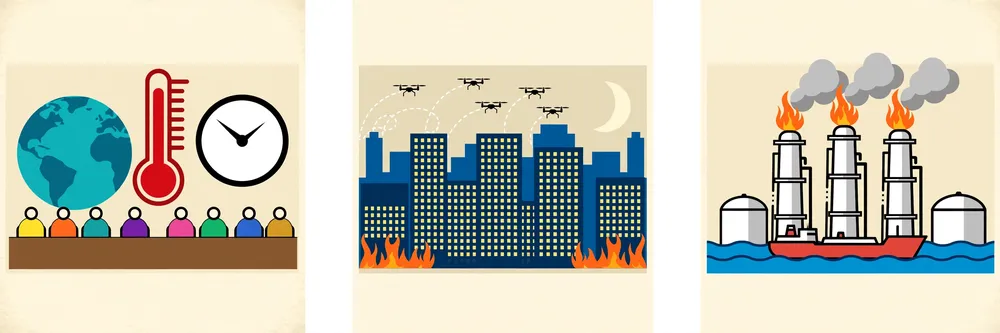
#> input picture scenes_raw/media-generation-v10-heroes-wide-0-484b1ac7-df00-4d28-b6bc-8658e04c5eeb.webp, 1000 x 333 px, shrunk from 2736 x 912 before the run; its folder holds only this picture in this run
$ python slice_wide.py
#> lines starting #> are read from the running program, lines starting #| are printed output that depends on the picture
#!/usr/bin/env python3
"""Slice the v10 heroes-wide sheet into 3 panels (white-gutter logic)."""
import glob
import os
from PIL import Image

SRC = "/home/hatch/workspace/makefun/news-image-20261122-v10-entry/scenes_raw"
OUT = os.path.join(SRC, "panels")
os.makedirs(OUT, exist_ok=True)


def white_bands(im):
    g = im.convert("L")
    px = g.load()
    w, h = g.size
    bands = []
    y0, y1 = h // 4, 3 * h // 4
    n = (y1 - y0) // 4 + 1
    for x in range(w):
        white = sum(1 for y in range(y0, y1, 4) if px[x, y] > 235)
        if white / n > 0.98:
            bands.append(x)
    ranges = []
    for i in bands:
        if ranges and i == ranges[-1][1] + 1:
            ranges[-1][1] = i
        else:
            ranges.append([i, i])
    return [(a, b) for a, b in ranges if b - a >= 4]


def segments(size, bands):
    segs, cur = [], 0
    for a, b in bands:
        if a - cur >= 200:
            segs.append((cur, a))
        cur = b + 1
    if size - cur >= 200:
        segs.append((cur, size))
    return segs


def is_paper(r, g, b):
    return r > 200 and g > 190 and b > 180 and (r - b) < 45


def trim_white(im):
    px = im.convert("RGB").load()
    w, h = im.size
    xs, ys = [], []
    for x in range(w):
        frac = sum(1 for y in range(0, h, 3) if not is_paper(*px[x, y])) / (h // 3 + 1)
        if frac > 0.02:
            xs.append(x)
    for y in range(h):
        frac = sum(1 for x in range(0, w, 3) if not is_paper(*px[x, y])) / (w // 3 + 1)
        if frac > 0.02:
            ys.append(y)
    if not xs or not ys:
        return im
    return im.crop((max(0, xs[0] - 2), max(0, ys[0] - 2),
                    min(w, xs[-1] + 3), min(h, ys[-1] + 3)))


wide = glob.glob(os.path.join(SRC, "media-generation-v10-heroes-wide-*.webp"))
assert len(wide) == 1, wide
im = Image.open(wide[0]).convert("RGB")
#> im is the input picture: PIL image 1000x333 RGB; mean R, G, B 202.3, 201.6, 186.7
bands = white_bands(im)
#> in white_bands, `g = im.convert("L")`:
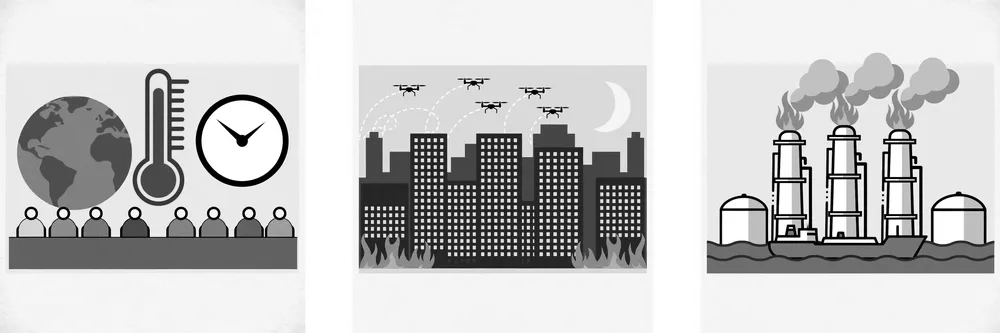
#> g: PIL image 1000x333 L; min 0, max 255, mean 200.2
#> the loop in white_bands, `for x in range(w):` made 1000 passes
#> white on passes 1 to 3: 42, 42, 42
#> after the loop in white_bands, `for x in range(w):`: bands = 128 values from 0 to 999
#> the loop in white_bands, `for i in bands:` made 128 passes
#> after the loop in white_bands, `for i in bands:`: ranges = [[0, 5], [299, 357], [647, 703], [705, 705], [995, 999]]
#> bands = [(0, 5), (299, 357), (647, 703), (995, 999)]
segs = segments(im.size[0], bands)
#> the loop in segments, `for a, b in bands:` made 4 passes
#> (a, b, cur) on passes 1 to 4: (0, 5, 6), (299, 357, 358), (647, 703, 704), (995, 999, 1000)
#> after the loop in segments, `for a, b in bands:`: segs = [(6, 299), (358, 647), (704, 995)]
#> segs = [(6, 299), (358, 647), (704, 995)]
print(os.path.basename(wide[0]), im.size, "-> segs:", segs)
#| media-generation-v10-heroes-wide-0-484b1ac7-df00-4d28-b6bc-8658e04c5eeb.webp (1000, 333) -> segs: [(6, 299), (358, 647), (704, 995)]
names = ["hero1w", "hero2w", "hero3w"]
assert len(segs) == 3, segs
for (x0, x1), name in zip(segs, names):
    panel = trim_white(im.crop((x0, 0, x1, im.size[1])))
    panel.save(os.path.join(OUT, name + ".png"))
    print("  ", name, panel.size)
#> this loop made 3 passes
#> (x0, x1, name, w in trim_white) on passes 1 to 3: (6, 299, 'hero1w', 293), (358, 647, 'hero2w', 289), (704, 995, 'hero3w', 291)
#|    hero1w (293, 333)
#|    hero2w (289, 209)
#|    hero3w (291, 225)
#> pass 1, `panel = trim_white(im.crop((x0, 0, x1, im.size[1])))`:
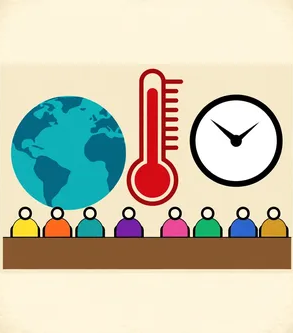
#> panel: PIL image 293x333 RGB; mean R, G, B 200.4, 197.1, 176.4
#> pass 2, `panel = trim_white(im.crop((x0, 0, x1, im.size[1])))`:
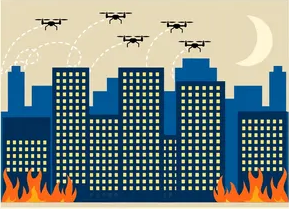
#> panel: PIL image 289x209 RGB; mean R, G, B 126, 139.1, 134.8
#> pass 3, `panel = trim_white(im.crop((x0, 0, x1, im.size[1])))`:
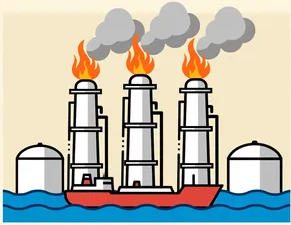
#> panel: PIL image 291x225 RGB; mean R, G, B 190, 188.8, 176.6
print("done")
